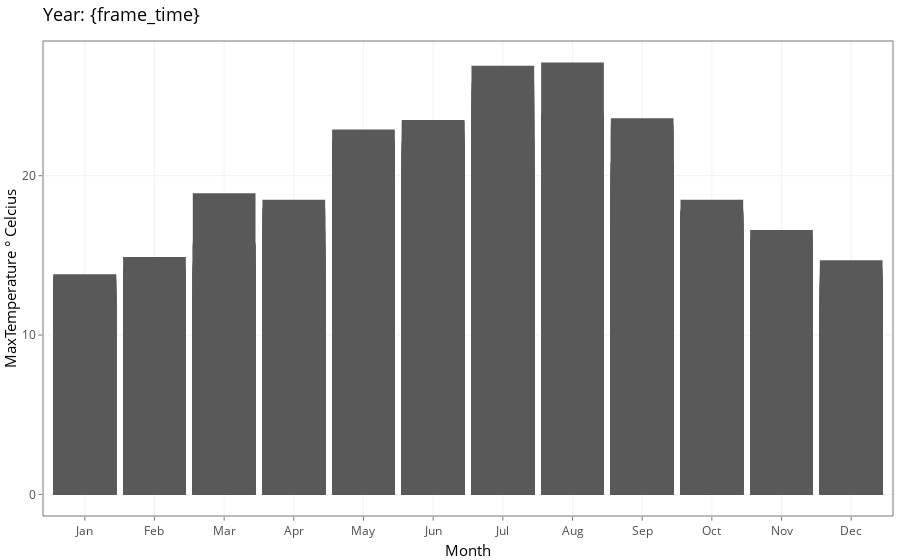

Notebook code cell kept with this figure:
### Code cell
p + transition_time(year) +
  labs(title = "Year: {frame_time}")

### Figure 1 — Plotly figure (JSON) as saved in the notebook; plotly's stock layout.template omitted (floating-point values rounded to 4 significant figures; data arrays with more than 128 entries replaced by an {"elided": "..."} marker saying what was removed)
{"data": [{"base": {"elided": "233 int values"}, "hoverinfo": "text", "marker": {"autocolorscale": false, "color": "rgba(89,89,89,1)", "line": {"color": "transparent", "width": 1.89}}, "orientation": "v", "showlegend": false, "text": {"elided": "233 str values"}, "textposition": "none", "type": "bar", "width": {"elided": "233 float values"}, "x": {"elided": "233 int values"}, "xaxis": "x", "y": {"elided": "233 float values"}, "yaxis": "y"}], "layout": {"barmode": "relative", "font": {"color": "rgba(0,0,0,1)", "family": "", "size": 14.61}, "hovermode": "closest", "legend": {"bgcolor": "rgba(255,255,255,1)", "bordercolor": "transparent", "borderwidth": 1.89, "font": {"color": "rgba(0,0,0,1)", "family": "", "size": 11.69}, "title": {"font": {"color": "rgba(0,0,0,1)", "family": "", "size": 14.61}, "text": ""}}, "margin": {"b": 37.26, "l": 37.26, "r": 7.306, "t": 40.84}, "paper_bgcolor": "rgba(255,255,255,1)", "plot_bgcolor": "rgba(255,255,255,1)", "shapes": [{"fillcolor": "transparent", "line": {"color": "rgba(51,51,51,1)", "linetype": "solid", "width": 0.6642}, "type": "rect", "x0": 0, "x1": 1, "xref": "paper", "y0": 0, "y1": 1, "yref": "paper"}], "showlegend": false, "title": {"font": {"color": "rgba(0,0,0,1)", "family": "", "size": 17.53}, "text": "Year: {frame_time}", "x": 0, "xref": "paper"}, "xaxis": {"anchor": "y", "automargin": true, "autorange": false, "categoryarray": ["Jan", "Feb", "Mar", "Apr", "May", "Jun", "Jul", "Aug", "Sep", "Oct", "Nov", "Dec"], "categoryorder": "array", "domain": [0, 1], "gridcolor": "rgba(235,235,235,1)", "gridwidth": 0.6642, "hoverformat": ".2f", "linecolor": {}, "linewidth": 0, "nticks": {}, "range": [0.4, 12.6], "showgrid": true, "showline": false, "showticklabels": true, "tickangle": 0, "tickcolor": "rgba(51,51,51,1)", "tickfont": {"color": "rgba(77,77,77,1)", "family": "", "size": 11.69}, "ticklen": 3.653, "tickmode": "array", "ticks": "outside", "ticktext": ["Jan", "Feb", "Mar", "Apr", "May", "Jun", "Jul", "Aug", "Sep", "Oct", "Nov", "Dec"], "tickvals": [1, 2, 3, 4, 5, 6, 7, 8, 9, 10, 11, 12], "tickwidth": 0.6642, "title": {"font": {"color": "rgba(0,0,0,1)", "family": "", "size": 14.61}, "text": "Month"}, "type": "linear", "zeroline": false}, "yaxis": {"anchor": "x", "automargin": true, "autorange": false, "categoryarray": ["0", "10", "20"], "categoryorder": "array", "domain": [0, 1], "gridcolor": "rgba(235,235,235,1)", "gridwidth": 0.6642, "hoverformat": ".2f", "linecolor": {}, "linewidth": 0, "nticks": {}, "range": [-1.355, 28.45], "showgrid": true, "showline": false, "showticklabels": true, "tickangle": 0, "tickcolor": "rgba(51,51,51,1)", "tickfont": {"color": "rgba(77,77,77,1)", "family": "", "size": 11.69}, "ticklen": 3.653, "tickmode": "array", "ticks": "outside", "ticktext": ["0", "10", "20"], "tickvals": [0, 10, 20], "tickwidth": 0.6642, "title": {"font": {"color": "rgba(0,0,0,1)", "family": "", "size": 14.61}, "text": "MaxTemperature ° Celcius"}, "type": "linear", "zeroline": false}}}
